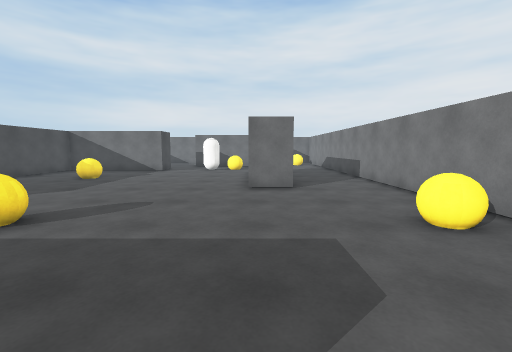
view 1 (above)

24 first-person views from a walk through a Unity game level. The camera is 1.3 m above the floor, tilts 6° down and sees 90° across. The floor is counted in squares, 1 m on a side. Each view is taken from the middle of a square. On the plan, view 1 faces up. The plan holds only what a view shows up to about 13 squares ahead; the rest is blank. The player is left out. Surface patterns are stand-ins for the level's own textures.

view 2
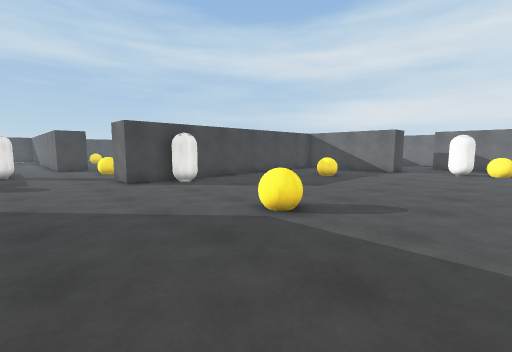

view 3
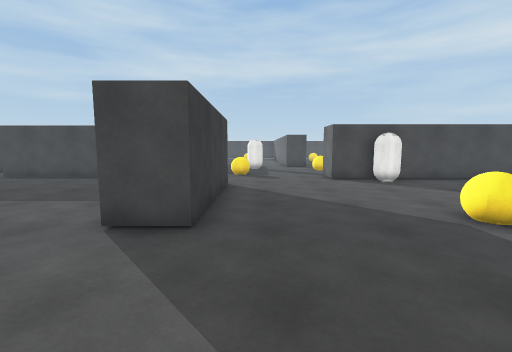

view 4
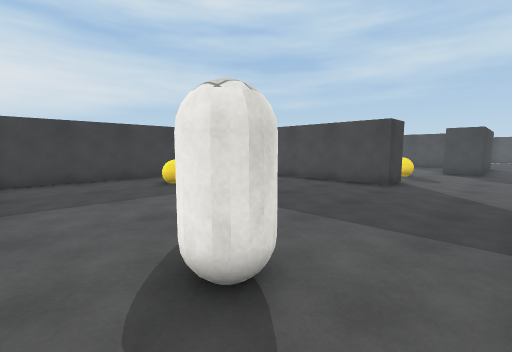

view 5
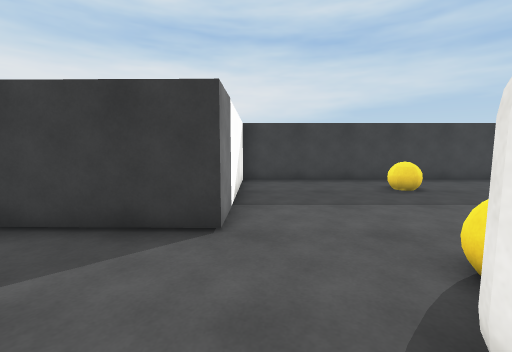

view 6
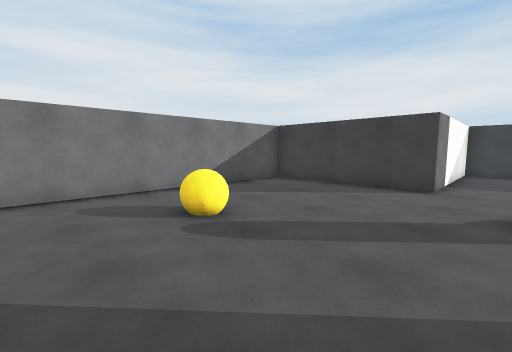

view 7
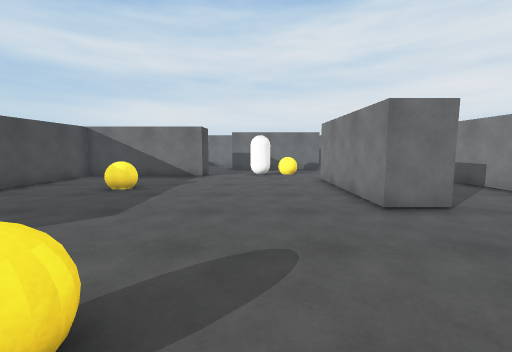

view 8
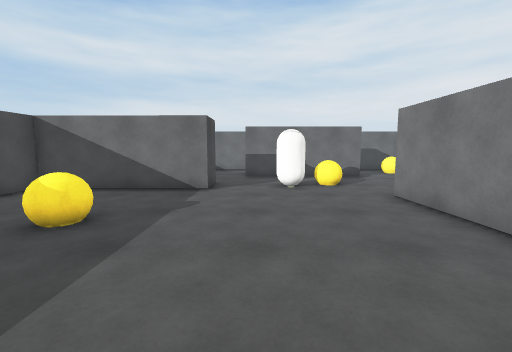

view 9
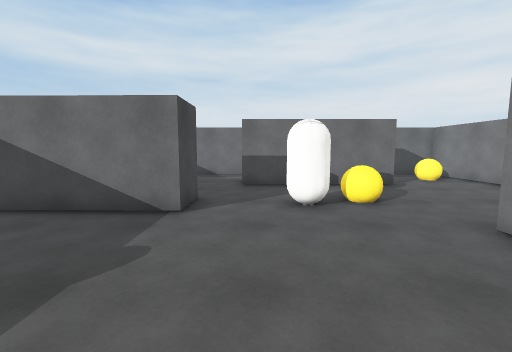

view 10
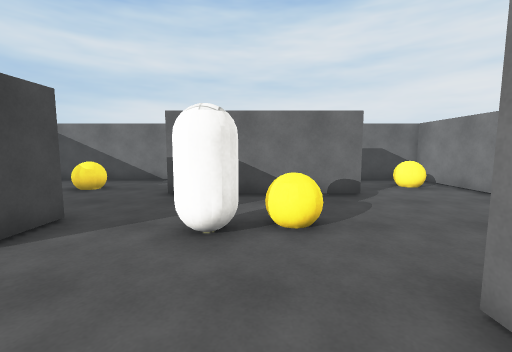

view 11
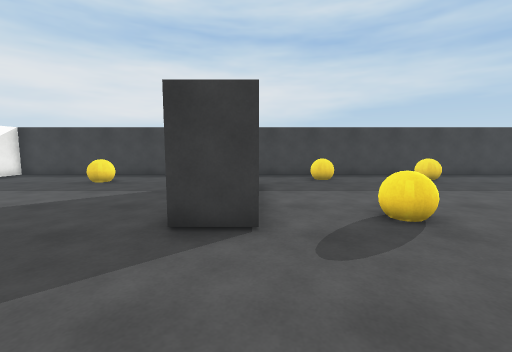

view 12
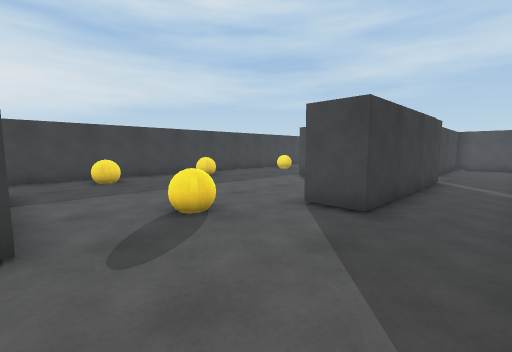

view 13
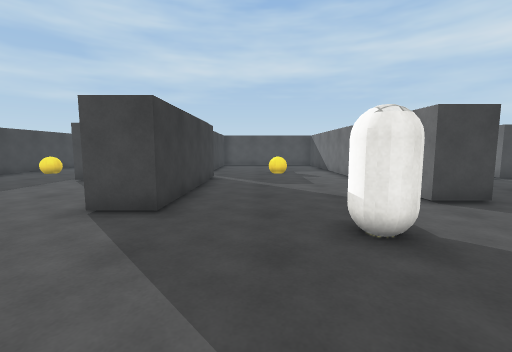

view 14
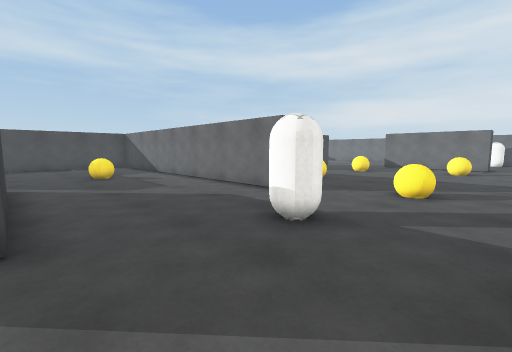

view 15
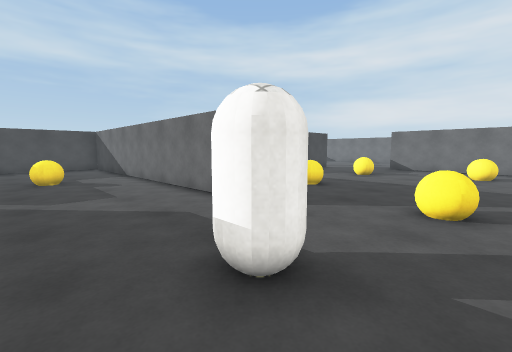

view 16
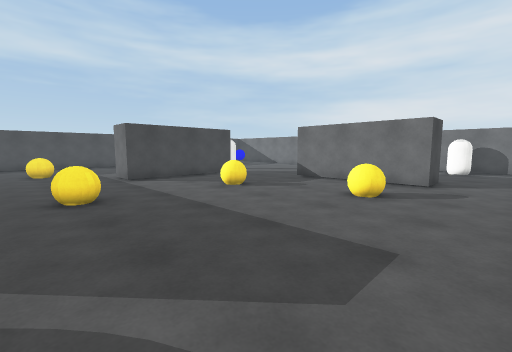

view 17
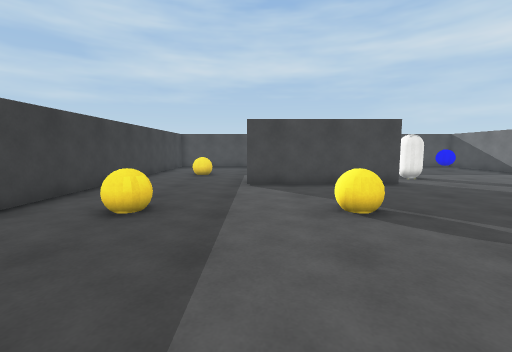

view 18
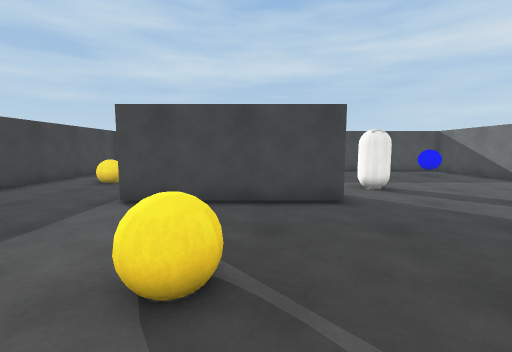

view 19
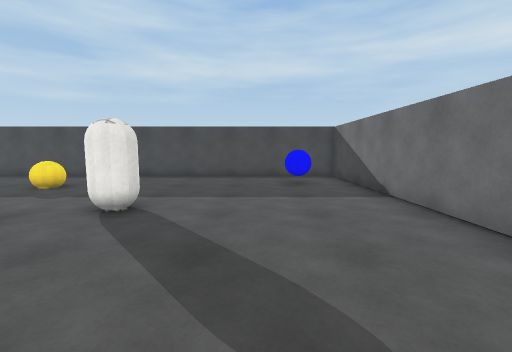

view 20
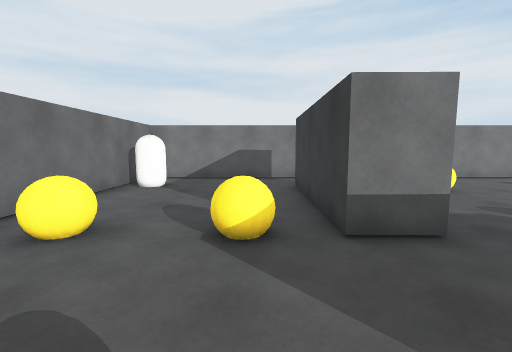

view 21
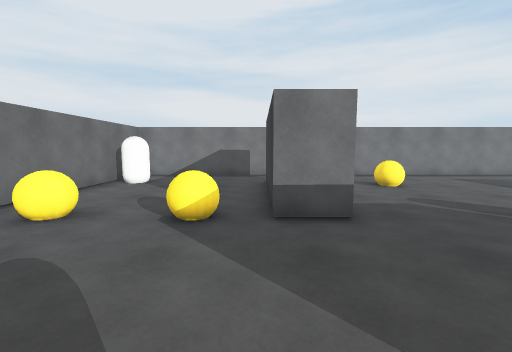

view 22
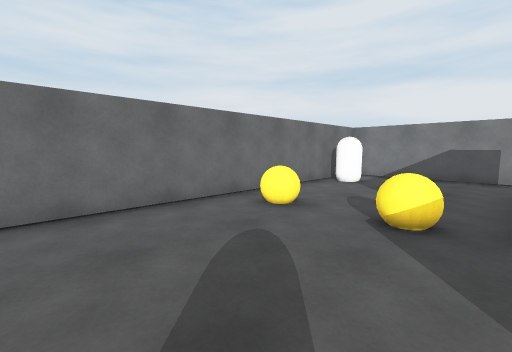

view 23
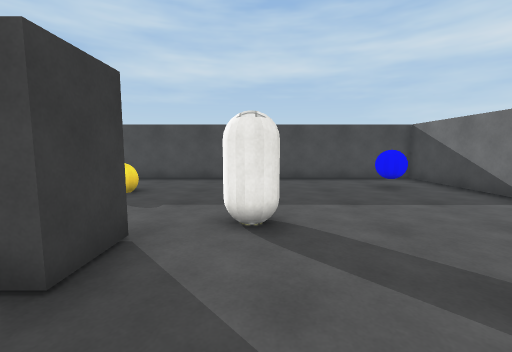

view 24
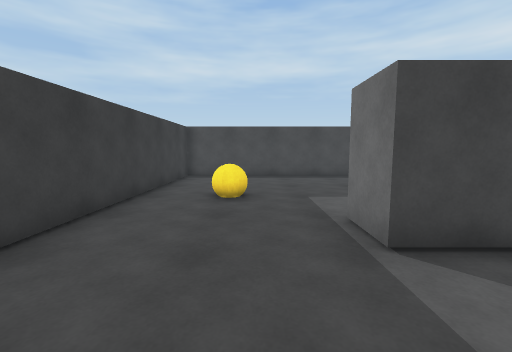

### Floor plan
Points are (right, up) in squares from view 1. A wall is a line through its corners. A room is listed if a view was taken in it or the views show most of it. See-through windows are left out.
Room 1 (views 1, 2, 3, 4, 5, 6, 7, 8, 9, 10, 11, 12, 13, 14, 15, 16, 17, 18, 19, 20, 21, 22, 23, 24)
walls: (-12.5, 4.4) (-12.5, 12.2); (-19.1, 3.9) (-19.1, 2.3) (-29.2, 2.3); (-9.5, -1) (-4.1, -1) (-4.1, -2.6); (-13.1, -6) (-11.6, -6) (-11.6, -11.5); (-14.9, 15.3) (-20.4, 15.4) (-20.4, 16.7) (-14.9, 16.6) (-14.9, 15.3); (-12.5, 16.1) (-12.5, 22.4); (-24.9, -3.9) (-18.1, -4) (-18.1, -5.5); (-5.5, 16.7) (-5.5, 15.1) (-11, 15.2) (-11, 3.3) (-12.5, 3.3); (-25.6, 14.1) (-24.2, 14.1) (-24.2, 8.7) (-25.6, 8.7); (1.2, 8.4) (-0.2, 8.4) (-0.2, 14); (-23.4, -9) (-23.4, -9.5); (-29, -4.5) (-28, -4.5); (4.7, 4.5) (4.7, 13); (-12.9, 22.7) (-33.1, 22.7) (-33.2, 3.8) (-20.1, 3.8); (-33.2, -1.6) (-33.2, -2.1); (1, 19.2) (-4.5, 19.2); (-26.1, -14.6) (-1.5, -14.6) (-1.5, -8) (4.7, -8.1) (4.7, 1.1); (4.7, 19) (4.7, 22.7) (2.4, 22.7)
ways out: opening at (-5.5, 17.5)
objects: blue ball (-31, 20) to (-30, 21); ball (-30, 12) to (-29, 12); ball (-28, 6) to (-28, 7); ball (-27, -1) to (-27, 0); capsule (-27, 16) to (-26, 16); ball (-21, -13) to (-20, -13); ball (-21, 6) to (-20, 7); ball (-21, 11) to (-20, 12); ball (-20, 18) to (-20, 19); ball (-20, 21); capsule (-17, 0); ball (-16, -13); ball (-16, -7) to (-16, -6); ball (-16, 4); ball (-16, 12) to (-16, 13); capsule (-15, 21) to (-15, 22); ball (-14, -1) to (-13, 0); capsule (-10, 5) to (-10, 6); ball (-8, 11) to (-7, 12); ball (-7, -13) to (-6, -12); ball (-5, -7) to (-4, -6); ball (-5, 4) to (-4, 5); capsule (-4, -5) to (-3, -5); capsule (-3, 16) to (-2, 16); ball (-1, 16) to (-1, 17); ball (1, -2) to (2, -2); ball (3, 4) to (4, 5); ball (3, 21) to (4, 21)

Positions as (right, up) in squares from view 1, and headings:
1: (0, 0), facing up
2: (-1, 0), facing up-left
3: (0, 0), facing left
4: (-2, -3), facing down-left
5: (-2, -4), facing down
6: (-3, 1), facing down-right
7: (-3, 3), facing up
8: (-4, 7), facing up
9: (-4, 10), facing up
10: (-2, 12), facing up
11: (-13, -2), facing down
12: (-13, -2), facing down-left
13: (-13, -2), facing left
14: (-14, -4), facing up-left
15: (-15, -2), facing up-left
16: (-13, 5), facing up-left
17: (-15, 9), facing left
18: (-18, 12), facing left
19: (-21, 19), facing left
20: (-24, 18), facing right
21: (-25, 17), facing right
22: (-25, 17), facing up-right
23: (-22, 16), facing left
24: (-21, 7), facing left
